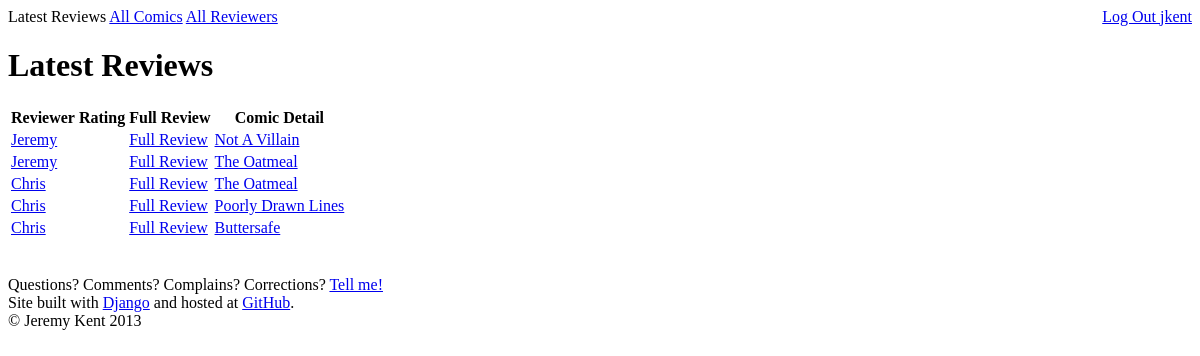
The app's page / (signed in) with its own data.
### reviews/models.py (models this page shows, shortened)
class Review(models.Model):
    comic = models.ForeignKey(Comic)
    reviewer = models.ForeignKey(Reviewer)
    review_text = models.CharField(max_length=2000)
    stars = models.IntegerField(default=0)
    pub_date = models.DateTimeField('date reviewed')

class Reviewer(models.Model):
    user = models.OneToOneField(User)
    name = models.CharField(max_length=50)
    admin = models.BooleanField(default=False)

class Comic(models.Model):
    RATING_UNRATED = 'un'
    RATING_G       = 'g'
    RATING_PG      = 'pg'
    RATING_PG_13   = 'pg13'
    RATING_R       = 'r'
    RATING_NC_17   = 'nc17'
    MPAA_RATING_CHOICES = (
        (RATING_UNRATED, '(Unrated)'),
        (RATING_G,       'G'),
        (RATING_PG,      'PG'),
        (RATING_PG_13,   'PG-13'),
        (RATING_R,       'R'),
        (RATING_NC_17,   'NC-17'),
    )
    name = models.CharField(max_length=50)
    url = models.CharField(max_length=200)
    mpaa_rating = models.CharField(
        max_length=4,
        choices=MPAA_RATING_CHOICES,
        default=RATING_UNRATED)
    def __unicode__(self):
        return self.name

### reviews/views.py (the view)
# urls.py: url(r'^$', views.ReviewIndexView.as_view(), name='index'),
class ReviewIndexView(generic.ListView):
    def get_queryset(self):
        return Review.objects.order_by('-pub_date')[:5]

### ibcomics/templates/reviews/review_list.html (shortened to what this page needs)
{% extends 'reviews/base.html' %}
{% block allreviews %}Latest Reviews{% endblock %}
{% block allcomics %}{{ block.super }}{% endblock %}
{% block allreviewers %}{{ block.super }}{% endblock %}
{% block content %}
    <h1>Latest Reviews</h1>
    {% if review_list %}
        <table class="latestreviews">
            <thead>
                <tr>
                    <th>Reviewer</th>
                    <th>Rating</th>
                    <th>Full Review</th>
                    <th>Comic Detail</th>
                </tr>
            </thead>
            <tbody>
                {% for review in review_list %}
                    <tr>
                        <td><a href="{% url 'reviewerdetail' review.reviewer.id %}">{{ review.reviewer.name }}</a></td>
                        <td>
                        </td>
                        <td>
                            <a href="{% url 'detail' review.id %}">Full Review</a>
                        </td>
                        <td>
                            <a href="{% url 'comicdetail' review.comic.id %}">{{ review.comic }}</a>
                        </td>
                    </tr>
                {% endfor %}
            </tbody>
        </table>
    {% else %}
        <p>No reviews are available.</p>
    {% endif %}
{% endblock %}

### ibcomics/templates/reviews/base.html (shortened to what this page needs)
{% load static from staticfiles %}
<!DOCTYPE html>
<html lang='en'>
    <head>
        <link href='{% static "reviews/css/rateit.css" %}' type="text/css" rel="stylesheet"/>
    </head>
    <body>
        <div id='menubar'>
            <span id='menubaritem left'>
                {% block allreviews %}<a href="{% url 'index' %}">Latest Reviews</a>{% endblock %}
            </span>
            <span id='menubaritem left'>
                {% block allcomics %}<a href="{% url 'comicsindex' %}">All Comics</a>{% endblock %}
            </span>
            <span id='menubaritem left'>
                {% block allreviewers %}<a href="{% url 'reviewersindex' %}">All Reviewers</a>{% endblock %}
            </span>
             <span id='menubaritem right' style="float:right;">
                {% block loginout %}
                    {% if user and user.is_active %}
                        <a href="{% url 'logout_view' %}">Log Out {{user.username}}</a>
                    {% else %}
                        <a href="{% url 'loginreviewerindex' %}">Log In</a>
                    {% endif %}
                {% endblock %}
            </span>
       </div>
        <div id='content' style="width:800px;">
            {% block content %}
            {% endblock %}
        </div>
    </body>
    <footer>
        <br /><br />
        Questions?  Comments? Complains? Corrections? <a href="mailto:ibiwan@gmail.com">Tell me!</a><br />
        Site built with <a href="https://www.djangoproject.com/">Django</a>
        and hosted at <a href="https://github.com/ibiwan/ibcomics">GitHub</a>.<br />
        &copy; Jeremy Kent 2013<br />
    </footer>
</html>

### records on screen
Review: reviewer.name "Jeremy", comic "Not A Villain"
Review: reviewer.name "Jeremy", comic "The Oatmeal"
Review: reviewer.name "Chris", comic "The Oatmeal"
Review: reviewer.name "Chris", comic "Poorly Drawn Lines"
Review: reviewer.name "Chris", comic "Buttersafe"

### other values on screen
{{ user.username }} "jkent"
